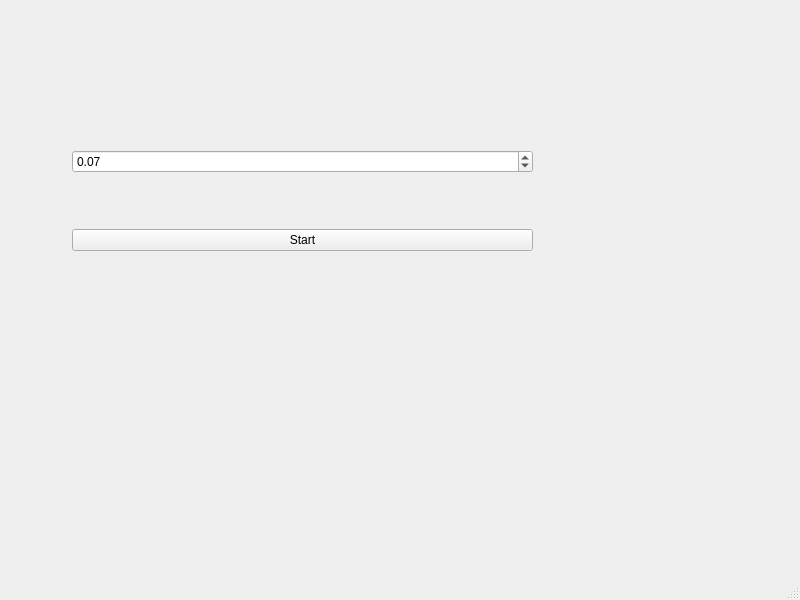
<?xml version="1.0" encoding="UTF-8"?>
<ui version="4.0">
 <class>main_window</class>
 <widget class="QMainWindow" name="main_window">
  <property name="geometry">
   <rect>
    <x>0</x>
    <y>0</y>
    <width>800</width>
    <height>600</height>
   </rect>
  </property>
  <property name="windowTitle">
   <string>Som</string>
  </property>
  <widget class="QWidget" name="centralwidget">
   <widget class="QWidget" name="verticalLayoutWidget">
    <property name="geometry">
     <rect>
      <x>72</x>
      <y>100</y>
      <width>461</width>
      <height>201</height>
     </rect>
    </property>
    <layout class="QVBoxLayout" name="verticalLayout">
     <item>
      <widget class="QDoubleSpinBox" name="spin_alpha">
       <property name="maximum">
        <double>7.000000000000000</double>
       </property>
       <property name="singleStep">
        <double>0.010000000000000</double>
       </property>
       <property name="value">
        <double>0.070000000000000</double>
       </property>
      </widget>
     </item>
     <item>
      <widget class="QPushButton" name="btn_start">
       <property name="text">
        <string>Start</string>
       </property>
      </widget>
     </item>
    </layout>
   </widget>
  </widget>
  <widget class="QMenuBar" name="menubar">
   <property name="geometry">
    <rect>
     <x>0</x>
     <y>0</y>
     <width>800</width>
     <height>21</height>
    </rect>
   </property>
  </widget>
  <widget class="QStatusBar" name="statusbar"/>
 </widget>
 <resources/>
 <connections/>
</ui>
